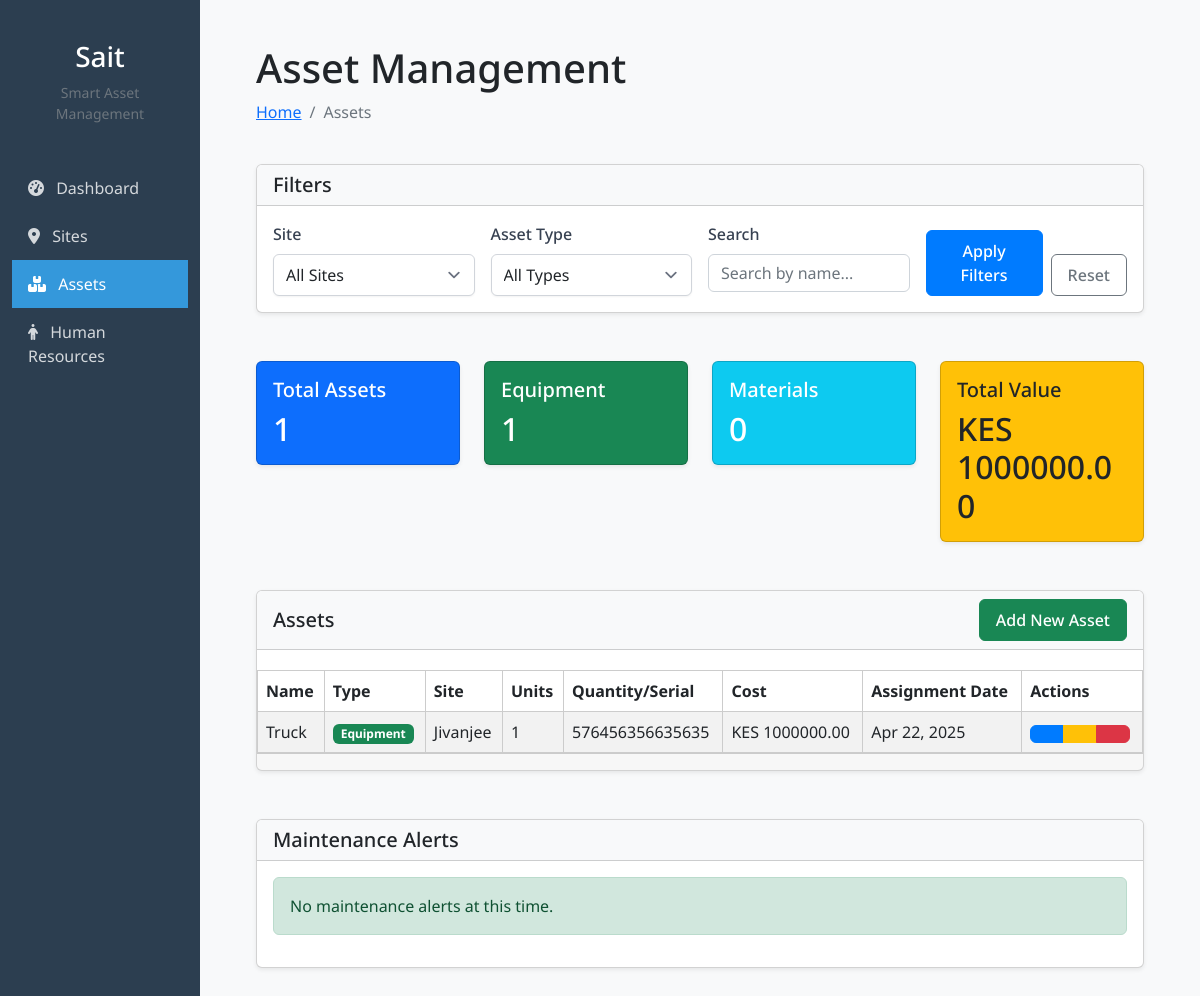
Page /assets/ (signed in) on the earlier database version.
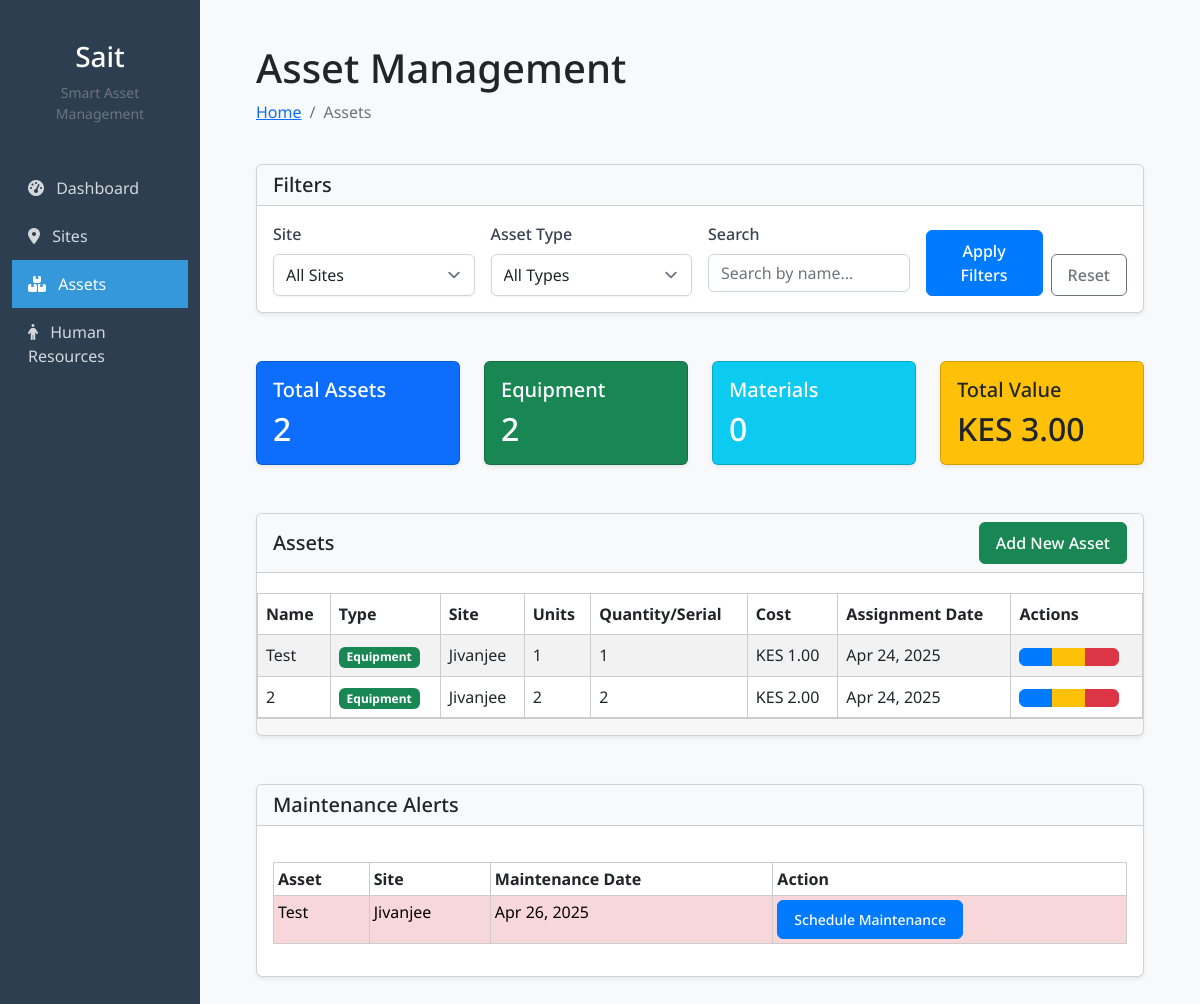
Same page on the later database version.
### foreman/models.py (models this page shows, shortened)
class Asset(models.Model):
    asset_types = [
        ('equipment', 'Equipment'),
        ('material', 'Material'),
    ]
    site = models.ForeignKey(Site, on_delete=models.CASCADE, related_name='assets')
    name = models.CharField(max_length=100)
    type = models.CharField(max_length=100, choices=asset_types, default='equipment')
    units = models.CharField(max_length=100)
    serial_number = models.CharField(max_length=50, blank=True, null=True)  # for equipment
    quantity_in_stock = models.IntegerField(default=0)  # for material
    cost_per_unit = models.DecimalField(max_digits=10, decimal_places=2)
    maintenance_date = models.DateField(blank=True, null=True)
    assignment_date = models.DateField()
    discription = models.TextField(blank=True)
    owner = models.ForeignKey(User, on_delete=models.CASCADE, related_name='assets',null=True, blank=True)

class Site(models.Model):
    name = models.CharField(max_length=100)
    location = models.CharField(max_length=100)
    start_date = models.DateField()
    end_date = models.DateField()
    owner = models.ForeignKey(User, on_delete=models.CASCADE, related_name='sites',null=True, blank=True)

### foreman/views.py (the view)
# urls.py: path('assets/', views.asset_list, name='asset_management'),
def asset_list(request):
    sites = Site.objects.filter(owner=request.user)
    asset_types = Asset.asset_types
    assets_queryset = Asset.objects.select_related('site').all()
    site_id = request.GET.get('site', '')
    asset_type = request.GET.get('type', '')
    search = request.GET.get('search', '')
    if site_id:
        assets_queryset = assets_queryset.filter(site_id=site_id)
    if asset_type:
        assets_queryset = assets_queryset.filter(type=asset_type)
    if search:
        assets_queryset = assets_queryset.filter(
            Q(name__icontains=search) |
            Q(serial_number__icontains=search) |
            Q(discription__icontains=search)
        )
    total_assets = assets_queryset.count()
    equipment_count = assets_queryset.filter(type='equipment').count()
    material_count = assets_queryset.filter(type='material').count()
    equipment_value = assets_queryset.filter(type='equipment').aggregate(
        value=Sum('cost_per_unit'))['value'] or 0
    material_value = assets_queryset.filter(type='material').aggregate(
        value=Sum(F('cost_per_unit') * F('quantity_in_stock')))['value'] or 0
    total_value = equipment_value + material_value
    today = timezone.now().date()
    next_month = today + timezone.timedelta(days=30)
    maintenance_due_assets = assets_queryset.filter(
        maintenance_date__isnull=False,
        maintenance_date__lte=next_month
    ).order_by('maintenance_date')
    paginator = Paginator(assets_queryset, 10)
    page_number = request.GET.get('page')
    assets = paginator.get_page(page_number)
    context = {
        'assets': assets,
        'sites': sites,
        'asset_types': asset_types,
        'total_assets': total_assets,
        'equipment_count': equipment_count,
        'material_count': material_count,
        'total_value': total_value,
        'maintenance_due_assets': maintenance_due_assets,
        'today': today,
    }
    return render(request, 'asset_management.html', context)

### foreman/templates/asset_management.html (shortened to what the changed rows need)
{% extends '_base.html' %}
{% load static %}
{% block content %}
<div class="container my-4">
    <div class="row mb-4">
        <div class="col-12">
            <h1>Asset Management</h1>
        </div>
    </div>
    <div class="row mb-4">
        <div class="col-md-3">
            <div class="card bg-primary text-white">
                <div class="card-body">
                    <h5 class="card-title">Total Assets</h5>
                    <h2 class="mb-0">{{ total_assets }}</h2>
                </div>
            </div>
        </div>
        <div class="col-md-3">
            <div class="card bg-success text-white">
                <div class="card-body">
                    <h5 class="card-title">Equipment</h5>
                    <h2 class="mb-0">{{ equipment_count }}</h2>
                </div>
            </div>
        </div>
        <div class="col-md-3">
            <div class="card bg-info text-white">
                <div class="card-body">
                    <h2 class="mb-0">{{ material_count }}</h2>
                </div>
            </div>
        </div>
        <div class="col-md-3">
            <div class="card bg-warning text-dark">
                <div class="card-body">
                    <h5 class="card-title">Total Value</h5>
                    <h2 class="mb-0">KES {{ total_value|floatformat:2 }}</h2>
                </div>
            </div>
        </div>
    </div>
    <div class="row">
        <div class="col-12">
            <div class="card">
                <div class="card-body p-0">
                    {% if assets %}
                        <div class="table-responsive">
                            <table class="table table-hover table-striped mb-0">
                                <thead>
                                    <tr>
                                        <th>Name</th>
                                        <th>Type</th>
                                        <th>Site</th>
                                        <th>Units</th>
                                        <th>Quantity/Serial</th>
                                        <th>Cost</th>
                                        <th>Assignment Date</th>
                                        <th>Actions</th>
                                    </tr>
                                </thead>
                                <tbody>
                                    {% for asset in assets %}
                                    <tr>
                                        <td>{{ asset.name }}</td>
                                        <td>
                                            {% if asset.type == 'equipment' %}
                                                <span class="badge bg-success">Equipment</span>
                                            {% else %}
                                                <span class="badge bg-info">Material</span>
                                            {% endif %}
                                        </td>
                                        <td>{{ asset.site.name }}</td>
                                        <td>{{ asset.units }}</td>
                                        <td>
                                            {% if asset.type == 'equipment' %}
                                                {{ asset.serial_number|default:"N/A" }}
                                            {% else %}
                                                {{ asset.quantity_in_stock }}
                                            {% endif %}
                                        </td>
                                        <td>KES {{ asset.cost_per_unit|floatformat:2 }}</td>
                                        <td>{{ asset.assignment_date|date:"M d, Y" }}</td>
                                        <td>
                                            <div class="btn-group" role="group">
                                                <a href="{% url 'asset_detail' asset.id %}" class="btn btn-sm btn-primary">
                                                </a>
                                                <a href="{% url 'asset_update' asset.id %}" class="btn btn-sm btn-warning">
                                                </a>
                                                <button type="button" class="btn btn-sm btn-danger" data-bs-toggle="modal" data-bs-target="#deleteModal{{ asset.id }}">
                                                </button>
                                            </div>
                                        </td>
                                    </tr>
                                    {% endfor %}
                                </tbody>
                            </table>
                        </div>
                    {% else %}
                        <div class="alert alert-info m-3">
                            No assets found. <a href="{% url 'asset_create' %}" class="alert-link">Add your first asset</a>.
                        </div>
                    {% endif %}
                </div>
            </div>
        </div>
    </div>
    <div class="row mt-4">
        <div class="col-12">
            <div class="card">
                <div class="card-body">
                    {% if maintenance_due_assets %}
                        <div class="table-responsive">
                            <table class="table table-sm">
                                <thead>
                                    <tr>
                                        <th>Asset</th>
                                        <th>Site</th>
                                        <th>Maintenance Date</th>
                                        <th>Action</th>
                                    </tr>
                                </thead>
                                <tbody>
                                    {% for asset in maintenance_due_assets %}
                                    <tr {% if asset.maintenance_date|date:"Y-m-d" < today|date:"Y-m-d" %}class="table-danger"{% else %}class="table-warning"{% endif %}>
                                        <td>{{ asset.name }}</td>
                                        <td>{{ asset.site.name }}</td>
                                        <td>{{ asset.maintenance_date|date:"M d, Y" }}</td>
                                        <td>
                                            <a href="{% url 'asset_maintenance' asset.id %}" class="btn btn-sm btn-primary">Schedule Maintenance</a>
                                        </td>
                                    </tr>
                                    {% endfor %}
                                </tbody>
                            </table>
                        </div>
                    {% else %}
                        <div class="alert alert-success">
                            No maintenance alerts at this time.
                        </div>
                    {% endif %}
                </div>
            </div>
        </div>
    </div>
</div>
{% endblock %}

Differences in the rows shown:
removed Asset: name "Truck", type "Equipment", site.name "Jivanjee", units "1", serial_number "576456356635635", cost_per_unit "1000000.00", assignment_date "Apr 22, 2025", shown under "Assets"
added Asset: name "Test", type "Equipment", site.name "Jivanjee", units "1", serial_number "1", cost_per_unit "1.00", assignment_date "Apr 24, 2025", maintenance_date "Apr 26, 2025"
added Asset: name "2", type "Equipment", site.name "Jivanjee", units "2", serial_number "2", cost_per_unit "2.00", assignment_date "Apr 24, 2025", shown under "Assets"
Other differences:
{{ total_assets }}: "1" → "2"
{{ equipment_count }}: "1" → "2"
{{ total_value|floatformat:2 }}: "1000000.00" → "3.00"
text no longer shown: "No maintenance alerts at this time."
text now shown: "Asset Site Maintenance Date Action"
